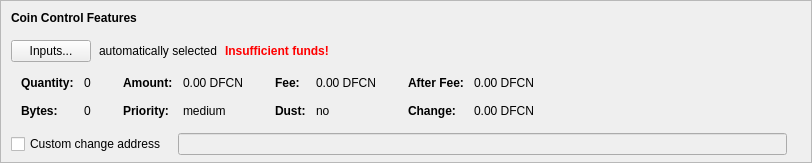
    <widget class="QFrame" name="frameCoinControl">
     <property name="sizePolicy">
      <sizepolicy hsizetype="Expanding" vsizetype="Expanding">
       <horstretch>0</horstretch>
       <verstretch>0</verstretch>
      </sizepolicy>
     </property>
     <property name="maximumSize">
      <size>
       <width>16777215</width>
       <height>16777215</height>
      </size>
     </property>
     <property name="frameShape">
      <enum>QFrame::StyledPanel</enum>
     </property>
     <property name="frameShadow">
      <enum>QFrame::Sunken</enum>
     </property>
     <layout class="QVBoxLayout" name="verticalLayoutCoinControl2">
      <property name="spacing">
       <number>0</number>
      </property>
      <property name="leftMargin">
       <number>0</number>
      </property>
      <property name="topMargin">
       <number>0</number>
      </property>
      <property name="rightMargin">
       <number>0</number>
      </property>
      <property name="bottomMargin">
       <number>6</number>
      </property>
      <item>
       <layout class="QVBoxLayout" name="verticalLayoutCoinControl" stretch="0,0,0,0,1">
        <property name="spacing">
         <number>0</number>
        </property>
        <property name="leftMargin">
         <number>10</number>
        </property>
        <property name="topMargin">
         <number>10</number>
        </property>
        <item>
         <layout class="QHBoxLayout" name="horizontalLayoutCoinControl1">
          <property name="bottomMargin">
           <number>15</number>
          </property>
          <item>
           <widget class="QLabel" name="labelCoinControlFeatures">
            <property name="sizePolicy">
             <sizepolicy hsizetype="Preferred" vsizetype="Maximum">
              <horstretch>0</horstretch>
              <verstretch>0</verstretch>
             </sizepolicy>
            </property>
            <property name="font">
             <font>
              <weight>75</weight>
              <bold>true</bold>
             </font>
            </property>
            <property name="styleSheet">
             <string notr="true">font-weight:bold;</string>
            </property>
            <property name="text">
             <string>Coin Control Features</string>
            </property>
           </widget>
          </item>
         </layout>
        </item>
        <item>
         <layout class="QHBoxLayout" name="horizontalLayoutCoinControl2" stretch="0,0,0,0">
          <property name="spacing">
           <number>8</number>
          </property>
          <property name="bottomMargin">
           <number>10</number>
          </property>
          <item>
           <widget class="QPushButton" name="pushButtonCoinControl">
            <property name="styleSheet">
             <string notr="true"/>
            </property>
            <property name="text">
             <string>Inputs...</string>
            </property>
            <property name="autoDefault">
             <bool>false</bool>
            </property>
           </widget>
          </item>
          <item>
           <widget class="QLabel" name="labelCoinControlAutomaticallySelected">
            <property name="text">
             <string>automatically selected</string>
            </property>
            <property name="margin">
             <number>5</number>
            </property>
           </widget>
          </item>
          <item>
           <widget class="QLabel" name="labelCoinControlInsuffFunds">
            <property name="font">
             <font>
              <weight>75</weight>
              <bold>true</bold>
             </font>
            </property>
            <property name="styleSheet">
             <string notr="true">color:red;font-weight:bold;</string>
            </property>
            <property name="text">
             <string>Insufficient funds!</string>
            </property>
            <property name="margin">
             <number>5</number>
            </property>
           </widget>
          </item>
          <item>
           <spacer name="horizontalSpacerCoinControl">
            <property name="orientation">
             <enum>Qt::Horizontal</enum>
            </property>
            <property name="sizeHint" stdset="0">
             <size>
              <width>40</width>
              <height>1</height>
             </size>
            </property>
           </spacer>
          </item>
         </layout>
        </item>
        <item>
         <widget class="QWidget" name="widgetCoinControl" native="true">
          <property name="sizePolicy">
           <sizepolicy hsizetype="Preferred" vsizetype="Preferred">
            <horstretch>0</horstretch>
            <verstretch>0</verstretch>
           </sizepolicy>
          </property>
          <property name="minimumSize">
           <size>
            <width>0</width>
            <height>0</height>
           </size>
          </property>
          <property name="styleSheet">
           <string notr="true"/>
          </property>
          <layout class="QHBoxLayout" name="horizontalLayoutCoinControl5">
           <property name="leftMargin">
            <number>0</number>
           </property>
           <property name="topMargin">
            <number>0</number>
           </property>
           <property name="rightMargin">
            <number>0</number>
           </property>
           <property name="bottomMargin">
            <number>0</number>
           </property>
           <item>
            <layout class="QHBoxLayout" name="horizontalLayoutCoinControl3" stretch="0,0,0,1">
             <property name="spacing">
              <number>20</number>
             </property>
             <property name="topMargin">
              <number>0</number>
             </property>
             <property name="bottomMargin">
              <number>10</number>
             </property>
             <item>
              <layout class="QFormLayout" name="formLayoutCoinControl1">
               <property name="horizontalSpacing">
                <number>10</number>
               </property>
               <property name="verticalSpacing">
                <number>14</number>
               </property>
               <property name="leftMargin">
                <number>10</number>
               </property>
               <property name="topMargin">
                <number>4</number>
               </property>
               <property name="rightMargin">
                <number>6</number>
               </property>
               <item row="0" column="0">
                <widget class="QLabel" name="labelCoinControlQuantityText">
                 <property name="font">
                  <font>
                   <weight>75</weight>
                   <bold>true</bold>
                  </font>
                 </property>
                 <property name="text">
                  <string>Quantity:</string>
                 </property>
                 <property name="margin">
                  <number>0</number>
                 </property>
                </widget>
               </item>
               <item row="0" column="1">
                <widget class="QLabel" name="labelCoinControlQuantity">
                 <property name="cursor">
                  <cursorShape>IBeamCursor</cursorShape>
                 </property>
                 <property name="contextMenuPolicy">
                  <enum>Qt::ActionsContextMenu</enum>
                 </property>
                 <property name="text">
                  <string notr="true">0</string>
                 </property>
                 <property name="margin">
                  <number>0</number>
                 </property>
                 <property name="textInteractionFlags">
                  <set>Qt::LinksAccessibleByMouse|Qt::TextSelectableByKeyboard|Qt::TextSelectableByMouse</set>
                 </property>
                </widget>
               </item>
               <item row="1" column="0">
                <widget class="QLabel" name="labelCoinControlBytesText">
                 <property name="font">
                  <font>
                   <weight>75</weight>
                   <bold>true</bold>
                  </font>
                 </property>
                 <property name="text">
                  <string>Bytes:</string>
                 </property>
                </widget>
               </item>
               <item row="1" column="1">
                <widget class="QLabel" name="labelCoinControlBytes">
                 <property name="cursor">
                  <cursorShape>IBeamCursor</cursorShape>
                 </property>
                 <property name="contextMenuPolicy">
                  <enum>Qt::ActionsContextMenu</enum>
                 </property>
                 <property name="text">
                  <string notr="true">0</string>
                 </property>
                 <property name="textInteractionFlags">
                  <set>Qt::LinksAccessibleByMouse|Qt::TextSelectableByKeyboard|Qt::TextSelectableByMouse</set>
                 </property>
                </widget>
               </item>
              </layout>
             </item>
             <item>
              <layout class="QFormLayout" name="formLayoutCoinControl2">
               <property name="horizontalSpacing">
                <number>10</number>
               </property>
               <property name="verticalSpacing">
                <number>14</number>
               </property>
               <property name="leftMargin">
                <number>6</number>
               </property>
               <property name="topMargin">
                <number>4</number>
               </property>
               <property name="rightMargin">
                <number>6</number>
               </property>
               <item row="0" column="0">
                <widget class="QLabel" name="labelCoinControlAmountText">
                 <property name="font">
                  <font>
                   <weight>75</weight>
                   <bold>true</bold>
                  </font>
                 </property>
                 <property name="text">
                  <string>Amount:</string>
                 </property>
                 <property name="margin">
                  <number>0</number>
                 </property>
                </widget>
               </item>
               <item row="0" column="1">
                <widget class="QLabel" name="labelCoinControlAmount">
                 <property name="cursor">
                  <cursorShape>IBeamCursor</cursorShape>
                 </property>
                 <property name="contextMenuPolicy">
                  <enum>Qt::ActionsContextMenu</enum>
                 </property>
                 <property name="text">
                  <string notr="true">0.00 DFCN</string>
                 </property>
                 <property name="textInteractionFlags">
                  <set>Qt::LinksAccessibleByMouse|Qt::TextSelectableByKeyboard|Qt::TextSelectableByMouse</set>
                 </property>
                </widget>
               </item>
               <item row="1" column="0">
                <widget class="QLabel" name="labelCoinControlPriorityText">
                 <property name="font">
                  <font>
                   <weight>75</weight>
                   <bold>true</bold>
                  </font>
                 </property>
                 <property name="text">
                  <string>Priority:</string>
                 </property>
                </widget>
               </item>
               <item row="1" column="1">
                <widget class="QLabel" name="labelCoinControlPriority">
                 <property name="cursor">
                  <cursorShape>IBeamCursor</cursorShape>
                 </property>
                 <property name="contextMenuPolicy">
                  <enum>Qt::ActionsContextMenu</enum>
                 </property>
                 <property name="text">
                  <string>medium</string>
                 </property>
                 <property name="textInteractionFlags">
                  <set>Qt::LinksAccessibleByMouse|Qt::TextSelectableByKeyboard|Qt::TextSelectableByMouse</set>
                 </property>
                </widget>
               </item>
              </layout>
             </item>
             <item>
              <layout class="QFormLayout" name="formLayoutCoinControl3">
               <property name="horizontalSpacing">
                <number>10</number>
               </property>
               <property name="verticalSpacing">
                <number>14</number>
               </property>
               <property name="leftMargin">
                <number>6</number>
               </property>
               <property name="topMargin">
                <number>4</number>
               </property>
               <property name="rightMargin">
                <number>6</number>
               </property>
               <item row="0" column="0">
                <widget class="QLabel" name="labelCoinControlFeeText">
                 <property name="font">
                  <font>
                   <weight>75</weight>
                   <bold>true</bold>
                  </font>
                 </property>
                 <property name="text">
                  <string>Fee:</string>
                 </property>
                 <property name="margin">
                  <number>0</number>
                 </property>
                </widget>
               </item>
               <item row="0" column="1">
                <widget class="QLabel" name="labelCoinControlFee">
                 <property name="cursor">
                  <cursorShape>IBeamCursor</cursorShape>
                 </property>
                 <property name="contextMenuPolicy">
                  <enum>Qt::ActionsContextMenu</enum>
                 </property>
                 <property name="text">
                  <string notr="true">0.00 DFCN</string>
                 </property>
                 <property name="textInteractionFlags">
                  <set>Qt::LinksAccessibleByMouse|Qt::TextSelectableByKeyboard|Qt::TextSelectableByMouse</set>
                 </property>
                </widget>
               </item>
               <item row="1" column="0">
                <widget class="QLabel" name="labelCoinControlLowOutputText">
                 <property name="font">
                  <font>
                   <weight>75</weight>
                   <bold>true</bold>
                  </font>
                 </property>
                 <property name="text">
                  <string>Dust:</string>
                 </property>
                </widget>
               </item>
               <item row="1" column="1">
                <widget class="QLabel" name="labelCoinControlLowOutput">
                 <property name="cursor">
                  <cursorShape>IBeamCursor</cursorShape>
                 </property>
                 <property name="contextMenuPolicy">
                  <enum>Qt::ActionsContextMenu</enum>
                 </property>
                 <property name="text">
                  <string>no</string>
                 </property>
                 <property name="textInteractionFlags">
                  <set>Qt::LinksAccessibleByMouse|Qt::TextSelectableByKeyboard|Qt::TextSelectableByMouse</set>
                 </property>
                </widget>
               </item>
              </layout>
             </item>
             <item>
              <layout class="QFormLayout" name="formLayoutCoinControl4">
               <property name="horizontalSpacing">
                <number>10</number>
               </property>
               <property name="verticalSpacing">
                <number>14</number>
               </property>
               <property name="leftMargin">
                <number>6</number>
               </property>
               <property name="topMargin">
                <number>4</number>
               </property>
               <property name="rightMargin">
                <number>6</number>
               </property>
               <item row="0" column="0">
                <widget class="QLabel" name="labelCoinControlAfterFeeText">
                 <property name="font">
                  <font>
                   <weight>75</weight>
                   <bold>true</bold>
                  </font>
                 </property>
                 <property name="text">
                  <string>After Fee:</string>
                 </property>
                 <property name="margin">
                  <number>0</number>
                 </property>
                </widget>
               </item>
               <item row="0" column="1">
                <widget class="QLabel" name="labelCoinControlAfterFee">
                 <property name="cursor">
                  <cursorShape>IBeamCursor</cursorShape>
                 </property>
                 <property name="contextMenuPolicy">
                  <enum>Qt::ActionsContextMenu</enum>
                 </property>
                 <property name="text">
                  <string notr="true">0.00 DFCN</string>
                 </property>
                 <property name="textInteractionFlags">
                  <set>Qt::LinksAccessibleByMouse|Qt::TextSelectableByKeyboard|Qt::TextSelectableByMouse</set>
                 </property>
                </widget>
               </item>
               <item row="1" column="0">
                <widget class="QLabel" name="labelCoinControlChangeText">
                 <property name="font">
                  <font>
                   <weight>75</weight>
                   <bold>true</bold>
                  </font>
                 </property>
                 <property name="text">
                  <string>Change:</string>
                 </property>
                </widget>
               </item>
               <item row="1" column="1">
                <widget class="QLabel" name="labelCoinControlChange">
                 <property name="cursor">
                  <cursorShape>IBeamCursor</cursorShape>
                 </property>
                 <property name="contextMenuPolicy">
                  <enum>Qt::ActionsContextMenu</enum>
                 </property>
                 <property name="text">
                  <string notr="true">0.00 DFCN</string>
                 </property>
                 <property name="textInteractionFlags">
                  <set>Qt::LinksAccessibleByMouse|Qt::TextSelectableByKeyboard|Qt::TextSelectableByMouse</set>
                 </property>
                </widget>
               </item>
              </layout>
             </item>
            </layout>
           </item>
          </layout>
         </widget>
        </item>
        <item>
         <layout class="QHBoxLayout" name="horizontalLayoutCoinControl4" stretch="0,0,0">
          <property name="spacing">
           <number>12</number>
          </property>
          <property name="sizeConstraint">
           <enum>QLayout::SetDefaultConstraint</enum>
          </property>
          <property name="topMargin">
           <number>5</number>
          </property>
          <property name="rightMargin">
           <number>5</number>
          </property>
          <item>
           <widget class="QCheckBox" name="checkBoxCoinControlChange">
            <property name="toolTip">
             <string>If this is activated, but the change address is empty or invalid, change will be sent to a newly generated address.</string>
            </property>
            <property name="text">
             <string>Custom change address</string>
            </property>
           </widget>
          </item>
          <item>
           <widget class="QValidatedLineEdit" name="lineEditCoinControlChange">
            <property name="enabled">
             <bool>false</bool>
            </property>
            <property name="sizePolicy">
             <sizepolicy hsizetype="Expanding" vsizetype="Fixed">
              <horstretch>0</horstretch>
              <verstretch>0</verstretch>
             </sizepolicy>
            </property>
           </widget>
          </item>
          <item>
           <widget class="QLabel" name="labelCoinControlChangeLabel">
            <property name="sizePolicy">
             <sizepolicy hsizetype="Preferred" vsizetype="Expanding">
              <horstretch>0</horstretch>
              <verstretch>0</verstretch>
             </sizepolicy>
            </property>
            <property name="minimumSize">
             <size>
              <width>0</width>
              <height>0</height>
             </size>
            </property>
            <property name="text">
             <string/>
            </property>
            <property name="margin">
             <number>3</number>
            </property>
           </widget>
          </item>
         </layout>
        </item>
        <item>
         <spacer name="verticalSpacerCoinControl">
          <property name="orientation">
           <enum>Qt::Vertical</enum>
          </property>
          <property name="sizeHint" stdset="0">
           <size>
            <width>800</width>
            <height>1</height>
           </size>
          </property>
         </spacer>
        </item>
       </layout>
      </item>
     </layout>
    </widget>
